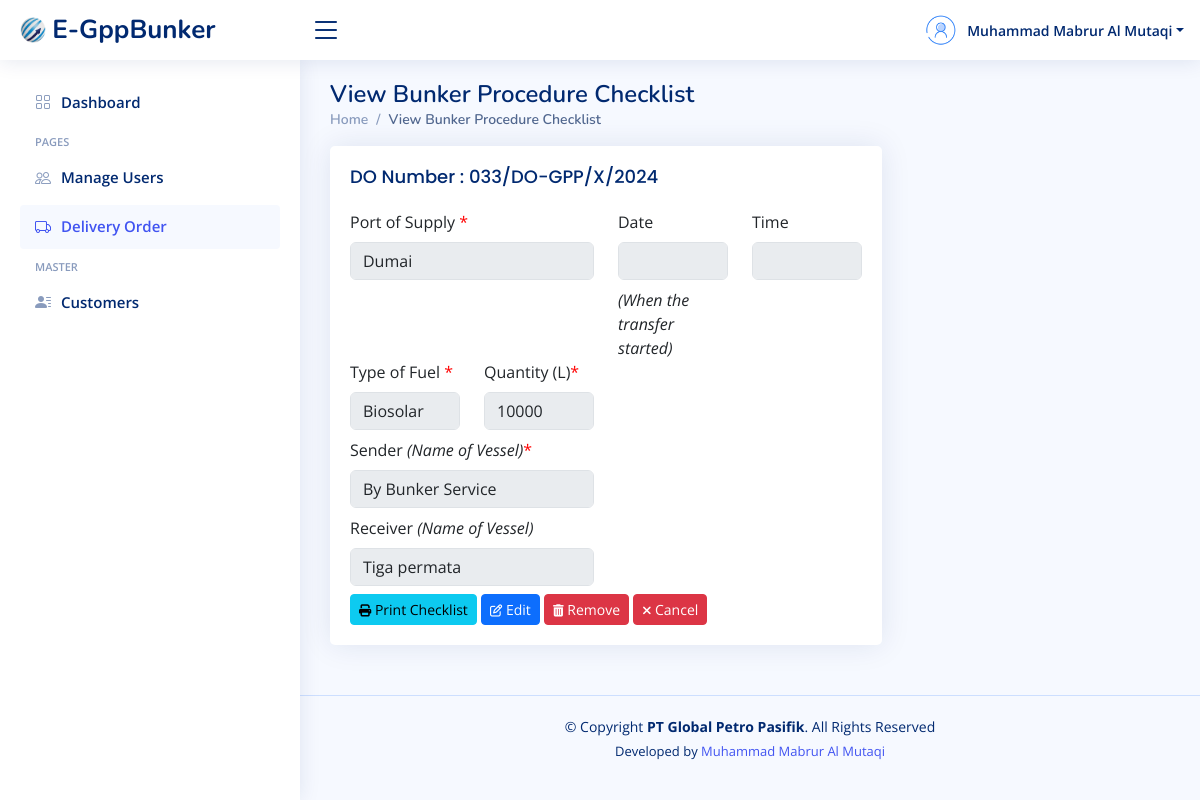
Screenshot of /view-checklist.php?id_checklist=11 (signed in) with the database file from the repository.
### tables this page shows
CREATE TABLE `bunker_checklist` (
  `id_checklist` int(10) NOT NULL,
  `do_id` int(10) NOT NULL,
  `port_of_supply` varchar(255) NOT NULL,
  `type_of_fuel` varchar(255) NOT NULL,
  `quantity_checklist` bigint(15) NOT NULL,
  `sender` varchar(100) DEFAULT NULL,
  `receiver` varchar(100) DEFAULT NULL,
  `date` varchar(50) DEFAULT NULL,
  `time` varchar(50) DEFAULT NULL
);

CREATE TABLE `delivery_order` (
  `id_do` int(10) NOT NULL,
  `po_number` varchar(50) DEFAULT NULL,
  `do_number` varchar(50) NOT NULL,
  `do_date` date DEFAULT NULL,
  `customer_id` int(10) NOT NULL,
  `product` varchar(60) NOT NULL,
  `armada` varchar(60) NOT NULL,
  `quantity` bigint(15) NOT NULL,
  `driver` varchar(50) DEFAULT NULL,
  `departure_time` varchar(30) DEFAULT NULL,
  `arrival_time` varchar(30) DEFAULT NULL,
  `loading_port` varchar(50) NOT NULL,
  `discharging_port` varchar(50) NOT NULL,
  `commence_pump` varchar(30) DEFAULT NULL,
  `finished_pump` varchar(30) DEFAULT NULL,
  `seal_number1` varchar(30) DEFAULT NULL,
  `seal_number2` varchar(30) DEFAULT NULL
);

### koneksi.php (called while the page is built, shortened)
<?php
$host = "localhost";
$user = "root";
$pass = "78789898";
$db = "egppbunker";
$koneksi = mysqli_connect($host, $user, $pass, $db);
function query($query){
	global $koneksi;
	$result = mysqli_query($koneksi, $query);
	$rows = [];
	while ($row = mysqli_fetch_assoc($result) ) {
		$rows[] = $row;
	}
	return $rows;
}
 ?>

### view-checklist.php (the view, shortened to what this page needs)
<?php
    include "koneksi.php";
    $id_checklist = mysqli_real_escape_string($koneksi, $_GET['id_checklist']);
    $checklist = query("SELECT * FROM bunker_checklist JOIN delivery_order ON delivery_order.id_do=bunker_checklist.do_id JOIN bdr ON bdr.do_id=delivery_order.id_do WHERE id_checklist=$id_checklist")[0];
?>
<!DOCTYPE html>
<html lang="en">
<?php
    include "layouts/head-css.php";
?>
<body>
<?php
    include "layouts/header.php";
?>
<?php
    include "layouts/sidebar.php";
?>
  <main id="main" class="main">
    <div class="pagetitle">
      <h1>View Bunker Procedure Checklist</h1>
      <nav>
        <ol class="breadcrumb">
          <li class="breadcrumb-item"><a href="index.php">Home</a></li>
          <li class="breadcrumb-item active">View Bunker Procedure Checklist</li>
        </ol>
      </nav>
    </div>
    <section class="section">
        <div class="row">
            <div class="col-lg-8">
                <div class="card">
                    <div class="card-body">
                        <h5 class="card-title">DO Number : <?= $checklist['do_number']?></h5>
                    <form action="" method="post">
                        <div class="row">
                            <div class="col-lg-6 col-md-6 col-sm-12">
                                <div class="mb-2">
                                    <label for="port_of_supply" class="form-label">Port of Supply <span id="x">*</span></label>
                                    <input type="text" name="port_of_supply" value="<?= $checklist['port_of_supply']?>" class="form-control" required disabled>
                                </div>
                            </div>
                            <div class="col-lg-3 col-md-3 col-sm-12">
                                <div class="mb-2">
                                    <label for="date" class="form-label">Date </label>
                                    <input type="text" name="date" value="<?= $checklist['date']?>" class="form-control" disabled>
                                </div>
                                <div class="text-right">
                                    <i>(When the transfer started)</i>
                                </div>
                            </div>
                            <div class="col-lg-3 col-md-3 col-sm-12">
                                <div class="mb-2">
                                    <label for="time" class="form-label">Time </label>
                                    <input type="text" name="time" value="<?= $checklist['time']?>" class="form-control" disabled>
                                </div>
                            </div>
                        </div>
                        <div class="row">
                            <div class="col-lg-3 col-md-3 col-sm-12">
                                <div class="mb-2">
                                    <label for="type_of_fuel" class="form-label">Type of Fuel <span id="x">*</span></label>
                                    <input type="text" name="type_of_fuel" value="<?= $checklist['type_of_fuel']?>" class="form-control" disabled>
                                </div>
                            </div>
                            <div class="col-lg-3 col-md-3 col-sm-12">
                                <div class="mb-2">
                                    <label for="quantity" class="form-label">Quantity (L)<span id="x">*</span></label>
                                    <input type="text" name="quantity" value="<?= $checklist['quantity_checklist']?>" class="form-control" disabled>
                                </div>
                            </div>
                        </div>
                        <div class="row">
                            <div class="col-lg-6 col-md-6 col-sm-12">
                                <div class="mb-2">
                                    <label for="sender" class="form-label">Sender <i>(Name of Vessel)</i><span id="x">*</span></label>
                                    <input type="text" name="sender" value="<?= $checklist['sender']?>" class="form-control" disabled>
                                </div>
                            </div>
                        </div>
                        <div class="row">
                            <div class="col-lg-6 col-md-6 col-sm-12">
                                <div class="mb-2">
                                    <label for="receiver" class="form-label">Receiver <i>(Name of Vessel)</i></label>
                                    <input type="text" name="receiver" value="<?= $checklist['receiver']?>" class="form-control" disabled>
                                </div>
                            </div>
                        </div>
                        <div class="text-left">
                            <a href="#" class="btn btn-info btn-sm" onclick="printChecklist(<?= $id_checklist?>);"><i class="fa fa-print fa-sm"></i> Print Checklist</a>
                            <a href="edit-checklist.php?id_checklist=<?= $id_checklist?>" class="btn btn-primary btn-sm"><i class="fa fa-edit fa-sm"></i> Edit</a>
                            <a href="#" class="btn btn-danger btn-sm" onclick="return confirmRemove(<?= $id_checklist?>);"><i class="fa fa-trash fa-sm"></i> Remove</a>
                            <a href="manage-delivery-order.php" class="btn btn-danger btn-sm"><i class="fa fa-times fa-sm"></i> Cancel</a>
                        </div>
                    </form>
                    </div>
                </div>
            </div>
        </div>
    </section>
  </main>
<?php
    include "layouts/footer.php";
?>
</body>
</html>

### assets/css/style.css (style rules this page uses)
:root { scroll-behavior: smooth; }
body { font-family: "Open Sans", sans-serif; background: #f6f9ff; color: #444444; }
a { color: #4154f1; text-decoration: none; }
h1, h2, h3, h4, h5, h6 { font-family: "Nunito", sans-serif; }
#main { margin-top: 60px; padding: 20px 30px; transition: all 0.3s; }
.pagetitle { margin-bottom: 10px; }
.pagetitle h1 { font-size: 24px; margin-bottom: 0; font-weight: 600; color: #012970; }
.card { margin-bottom: 30px; border: none; border-radius: 5px; box-shadow: 0px 0 30px rgba(1, 41, 112, 0.1); }
.card-title { padding: 20px 0 15px 0; font-size: 18px; font-weight: 500; color: #012970; font-family: "Poppins", sans-serif; }
.card-body { padding: 0 20px 20px 20px; }
.breadcrumb { font-size: 14px; font-family: "Nunito", sans-serif; color: #899bbd; font-weight: 600; }
.breadcrumb a { color: #899bbd; transition: 0.3s; }
.breadcrumb .breadcrumb-item::before { color: #899bbd; }
.breadcrumb .active { color: #51678f; font-weight: 600; }
@media (min-width: 1200px) { #main, #footer { margin-left: 300px; } }

### view-checklist.php (style rules this page uses)
span#x { color: red; }

### rows the page displays
bunker_checklist: do.do_number "033/DO-GPP/X/2024", port_of_supply "Dumai", type_of_fuel "Biosolar", quantity "10000", sender "By Bunker Service", receiver "Tiga permata"

### other values shown
$nama "Muhammad Mabrur Al Mutaqi"
